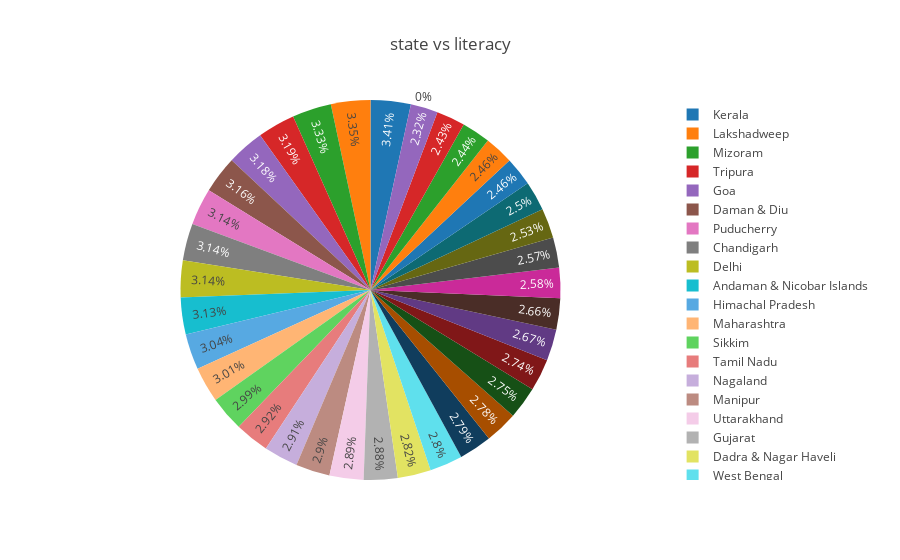

The notebook cell saved with this chart:
### Code cell
labels = df2['State_Name'].values
values = df2['Literacy_Rate'].values

trace = go.Pie(labels=labels, values=values)
layout = go.Layout(title='state vs literacy ')
fig = go.Figure(data=[trace], layout=layout)
def configure_plotly_browser_state():
  import IPython
  display(IPython.core.display.HTML('''
        <script src="/static/components/requirejs/require.js"></script>
        <script>
          requirejs.config({
            paths: {
              base: '/static/base',
              plotly: 'https://cdn.plot.ly/plotly-latest.min.js?noext',
            },
          });
        </script>
        '''))
		
configure_plotly_browser_state()
iplot(fig)

### Figure 1 — Plotly figure (JSON) as saved in the notebook; plotly's stock layout.template omitted (floating-point values rounded to 4 significant figures)
{"data": [{"type": "pie", "labels": ["Jammu And Kashmir", "Himachal Pradesh", "Punjab", "Chandigarh", "Uttarakhand", "Haryana", "Delhi                         ", "Rajasthan                     ", "Uttar Pradesh", "Bihar", "Sikkim", "Arunachal Pradesh", "Nagaland", "Manipur", "Mizoram                       ", "Tripura", "Meghalaya                     ", "Assam", "West Bengal                   ", "Jharkhand", "Odisha", "Chhattisgarh", "MADHYA PRADESH", "Gujarat", "Daman & Diu                   ", "Dadra & Nagar Haveli          ", "Maharashtra", "Andhra Pradesh                ", "Karnataka", "Goa                           ", "Lakshadweep                   ", "Kerala", "Tamil Nadu", "Puducherry", "Andaman & Nicobar Islands     ", "Telangana"], "values": [68.74, 83.78, 76.68, 86.43, 79.63, 76.64, 86.34, 67.06, 69.72, 63.82, 82.2, 66.95, 80.11, 79.85, 91.58, 87.75, 75.48, 73.18, 77.08, 67.63, 73.45, 71.04, 70.63, 79.31, 87.07, 77.65, 82.91, 67.66, 75.6, 87.4, 92.28, 93.91, 80.33, 86.55, 86.27, 0], "uid": "45b1d1a6-98df-4d03-ab50-2d020e722149"}], "layout": {"title": {"text": "state vs literacy "}}}
